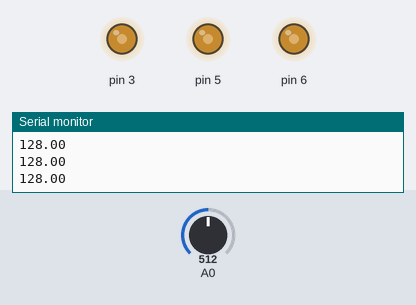
Simulated run of this sketch. Board: Arduino Uno, built with avr-gcc and run on an emulated ATmega328P. On the bench: output pins drawn as LEDs (lit = HIGH), the last lines printed to the serial monitor. Inputs (shaded band) come from the test bench; at power-on: A0 = 512.

Above: at 1.2 s.
1.3 s: A0 set to 716
At 1.9 s:
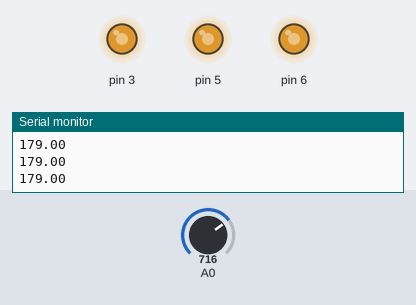
2.8 s: A0 set to 900
At 4.0 s:
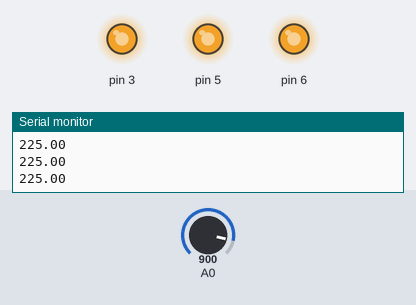
4.3 s: A0 set to 122
At 5.2 s:
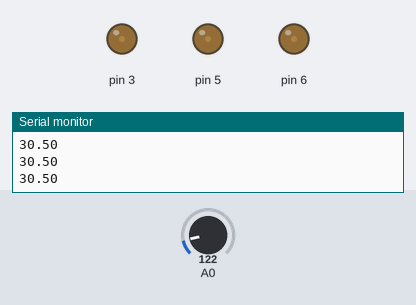
5.8 s: A0 set to 0
At 6.3 s:
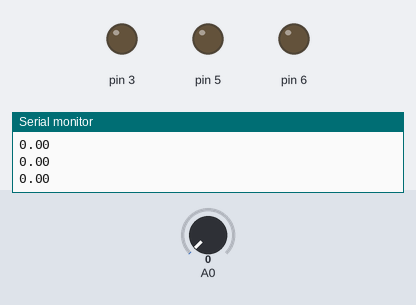
Timing chart, 0 to 8.3 s (numbered marks = the images above; inputs shaded):
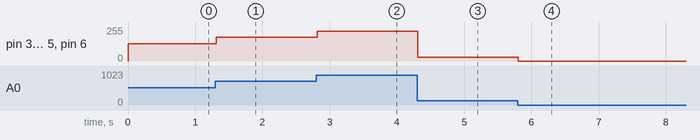

The sketch:

sketch_shirotnoimpulsna_modulycia.ino
```cpp
void setup() {
  Serial.begin(9600);
}

void loop() {
  // значение a считываем с потенциометр, оно находится в диапозоне [0,1023]
  float a = analogRead(A0);
  // b в диапозоне [0, 255], чем выше b, тем меньше будет delay => ярче будут светиться светодиоды
  float b = a/4;
  Serial.println(b);

  analogWrite(3, b);
  analogWrite(5, b);
  analogWrite(6, b);

}
```

Measured:
- after the input at 1.3 s, pin 3, pin 5, pin 6: 128/255 → 179/255 at once
- after the input at 2.8 s, pin 3, pin 5, pin 6: 179/255 → 225/255 at once
- after the input at 4.3 s, pin 3, pin 5, pin 6: 225/255 → 30/255 at once
- after the input at 5.8 s, pin 3, pin 5, pin 6: 30/255 → 0/255 at once
